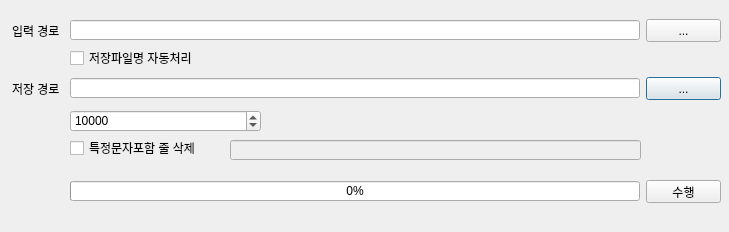
<?xml version="1.0" encoding="UTF-8"?>
<ui version="4.0">
 <class>Dialog</class>
 <widget class="QDialog" name="Dialog">
  <property name="geometry">
   <rect>
    <x>0</x>
    <y>0</y>
    <width>729</width>
    <height>232</height>
   </rect>
  </property>
  <property name="windowTitle">
   <string>Dialog</string>
  </property>
  <widget class="QPushButton" name="btn_outputPath">
   <property name="geometry">
    <rect>
     <x>646</x>
     <y>77</y>
     <width>75</width>
     <height>23</height>
    </rect>
   </property>
   <property name="text">
    <string>...</string>
   </property>
  </widget>
  <widget class="QLabel" name="label_2">
   <property name="geometry">
    <rect>
     <x>12</x>
     <y>77</y>
     <width>52</width>
     <height>23</height>
    </rect>
   </property>
   <property name="text">
    <string>저장 경로</string>
   </property>
  </widget>
  <widget class="QLabel" name="label">
   <property name="geometry">
    <rect>
     <x>12</x>
     <y>19</y>
     <width>52</width>
     <height>23</height>
    </rect>
   </property>
   <property name="text">
    <string>입력 경로</string>
   </property>
  </widget>
  <widget class="QProgressBar" name="progressBar">
   <property name="geometry">
    <rect>
     <x>70</x>
     <y>181</y>
     <width>570</width>
     <height>20</height>
    </rect>
   </property>
   <property name="value">
    <number>0</number>
   </property>
  </widget>
  <widget class="QLineEdit" name="txt_outputPath">
   <property name="geometry">
    <rect>
     <x>70</x>
     <y>78</y>
     <width>570</width>
     <height>20</height>
    </rect>
   </property>
  </widget>
  <widget class="QPushButton" name="btn_inputPath">
   <property name="geometry">
    <rect>
     <x>646</x>
     <y>19</y>
     <width>75</width>
     <height>23</height>
    </rect>
   </property>
   <property name="text">
    <string>...</string>
   </property>
  </widget>
  <widget class="QLineEdit" name="txt_intputPath">
   <property name="geometry">
    <rect>
     <x>70</x>
     <y>20</y>
     <width>570</width>
     <height>20</height>
    </rect>
   </property>
  </widget>
  <widget class="QPushButton" name="btn_fileDivision">
   <property name="geometry">
    <rect>
     <x>646</x>
     <y>180</y>
     <width>75</width>
     <height>23</height>
    </rect>
   </property>
   <property name="text">
    <string>수행</string>
   </property>
  </widget>
  <widget class="QCheckBox" name="chk_auto">
   <property name="geometry">
    <rect>
     <x>70</x>
     <y>50</y>
     <width>131</width>
     <height>16</height>
    </rect>
   </property>
   <property name="text">
    <string>저장파일명 자동처리</string>
   </property>
  </widget>
  <widget class="QCheckBox" name="chk_rm_text">
   <property name="geometry">
    <rect>
     <x>70</x>
     <y>140</y>
     <width>140</width>
     <height>16</height>
    </rect>
   </property>
   <property name="text">
    <string>특정문자포함 줄 삭제</string>
   </property>
  </widget>
  <widget class="QLineEdit" name="txt_rm_text">
   <property name="enabled">
    <bool>false</bool>
   </property>
   <property name="geometry">
    <rect>
     <x>230</x>
     <y>140</y>
     <width>411</width>
     <height>20</height>
    </rect>
   </property>
  </widget>
  <widget class="QSpinBox" name="sb_line">
   <property name="geometry">
    <rect>
     <x>70</x>
     <y>110</y>
     <width>191</width>
     <height>22</height>
    </rect>
   </property>
   <property name="maximum">
    <number>999999999</number>
   </property>
   <property name="singleStep">
    <number>10</number>
   </property>
   <property name="value">
    <number>10000</number>
   </property>
  </widget>
 </widget>
 <resources>
  <include location="../resources/theme/MyTool_rc.qrc"/>
 </resources>
 <connections/>
</ui>
